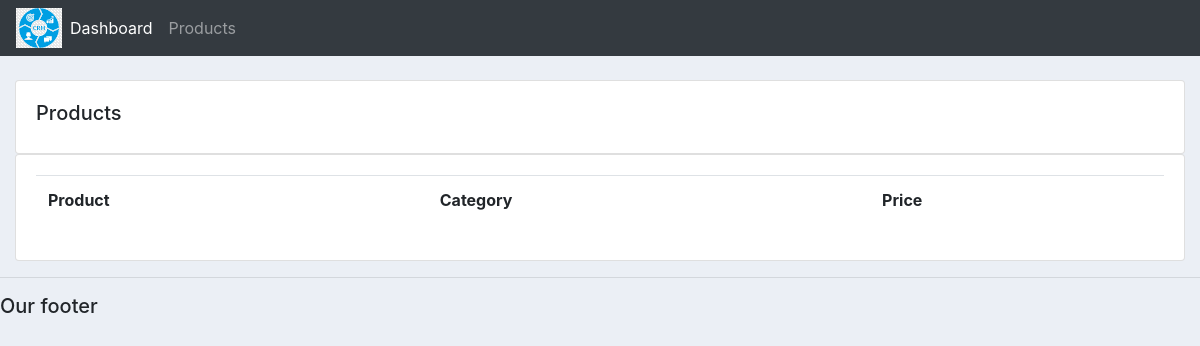
Before: /products/ with the older database file.
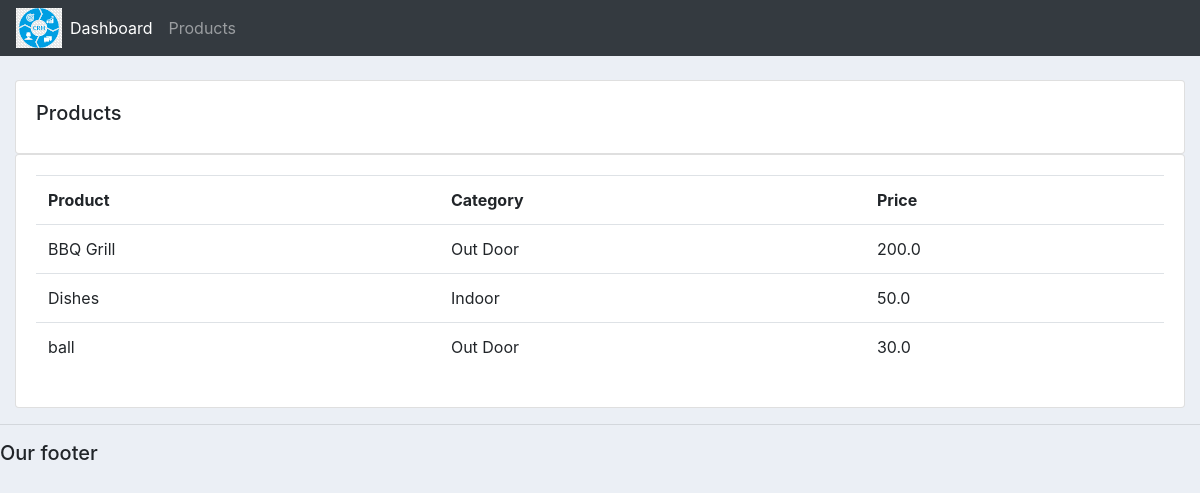
After: the same page with the newer database file.
### accounts/models.py (models this page shows, shortened)
class Product(models.Model):
    CATEGORY =(
        ('Indoor','Indoor'),
        ('Out Door', 'Out  Door'),
        )
    name = models.CharField(max_length=50, null = True)
    price = models.FloatField(null = True)
    category = models.CharField(max_length =200, null =True , choices = CATEGORY)
    description = models.CharField(max_length = 200, null=True, blank =True)
    data_created = models.DateTimeField(auto_now_add=True, null=  True)
    tags = models.ManyToManyField(Tag)

### accounts/views.py (the view)
# urls.py: path('products/', views.products, name  ='products'),
def products(request):
    products = Product.objects.all()
    return render(request, 'accounts/products.html',{'products':products})

### accounts/templates/accounts/products.html
{%  extends 'accounts/main.html' %}
{% block content %}
		<br>
		<div class="row">
			<div class="col-md">
				<div class="card card-body">
					<h5>Products</h5>
				</div>
				<div class="card card-body">
					<table class="table">
						<tr>
							<th>Product</th>
							<th>Category</th>
							<th>Price</th>
						</tr>
						{% for i in products %}
							<tr>
								<td>{{i.name}}</td>
								<td>{{i.category}}</td>
								<td>{{i.price}}</td>
							</tr>
						{% endfor %}
					</table>
				</div>
			</div>
		</div>
{% endblock content %}

Changed rows visible on the page:
added Product: name "BBQ Grill", category "Out Door", price "200.0"
added Product: name "Dishes", category "Indoor", price "50.0"
added Product: name "ball", category "Out Door", price "30.0"
